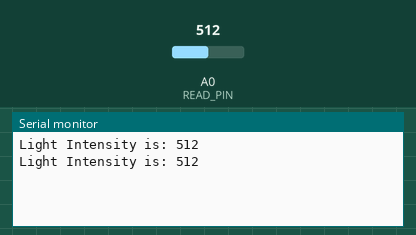
This sketch was run on a simulated Arduino Uno, built with avr-gcc and run on an emulated ATmega328P. On the bench: the last lines printed to the serial monitor. Inputs (shaded band) come from the test bench; at power-on: A0 (READ_PIN) = 512.

Above: at 2.8 s.
2.9 s: A0 (READ_PIN) set to 716
At 5.2 s:
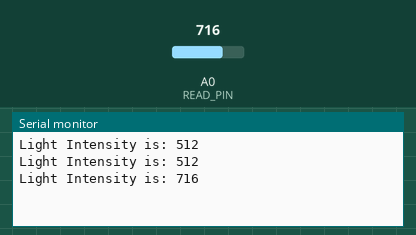
5.6 s: A0 (READ_PIN) set to 900
At 6.8 s:
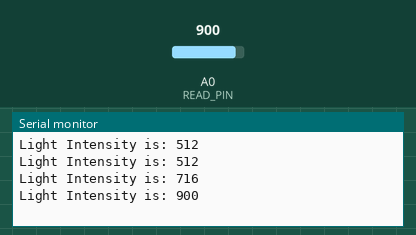
Timing chart, 0 to 8.6 s (numbered marks = the images above; inputs shaded):
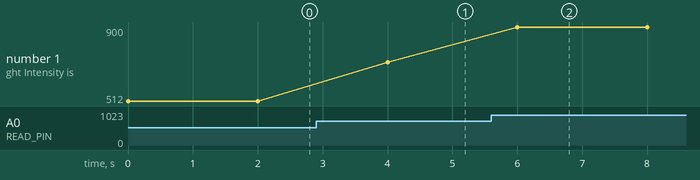

The sketch:

program2.ino
```cpp
#define READ_PIN A0

void setup() {
  // put your setup code here, to run once:
  Serial.begin(9600);

  pinMode(READ_PIN, INPUT);

}

void loop() {
  int brightness = analogRead(READ_PIN);

  Serial.print("Light Intensity is: ");
  Serial.println(brightness);

  delay(2000);

}
```

Measured:
- after the input at 2.9 s, the serial monitor: prints a new line after 1.1 s (image 1)
- after the input at 5.6 s, the serial monitor: prints a new line after 0.40 s (image 2)
- plotted number 1: 512 → 716 after the input at 2.9 s, 716 → 900 after the input at 5.6 s
